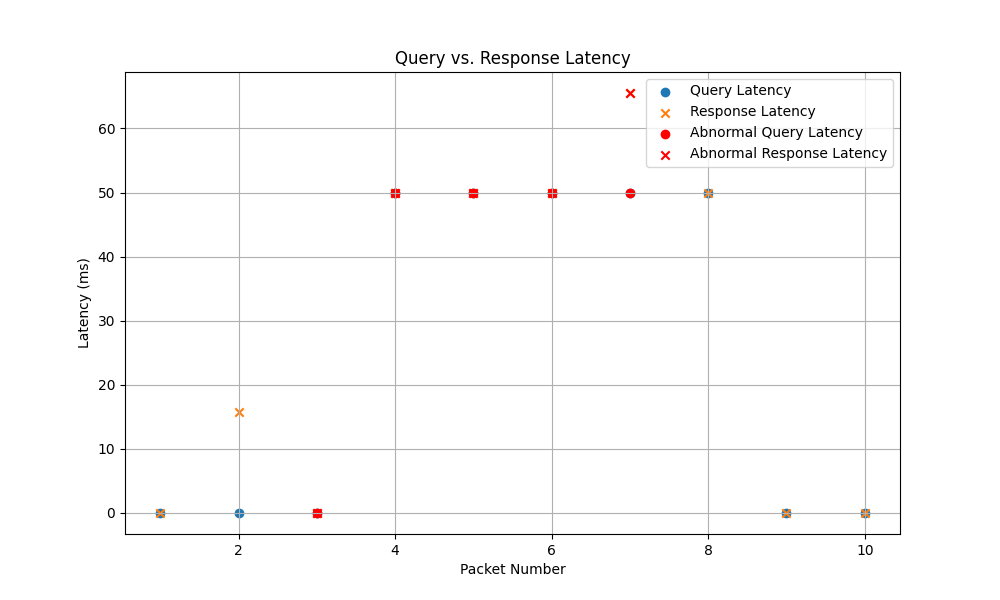

Recreate this plot in Python.
#Query vs. Response Latency

import matplotlib.pyplot as plt
from scapy.all import IP, TCP, send
import time

# Create lists to store latency data for queries and responses
query_latencies = []
response_latencies = []

# Function to send a query packet and measure latency
def send_query(destination_ip, destination_port, is_abnormal=False):
    start_time = time.time()
    query_packet = IP(dst=destination_ip) / TCP(dport=destination_port)
    response_packet = send(query_packet, verbose=False, return_packets=True)[0]
    end_time = time.time()
    latency = (end_time - start_time) * 1000  # Convert to milliseconds
    query_latencies.append(latency)
    response_latencies.append(0)  # Placeholder for response latency

    if is_abnormal:
        # Introduce spikes for abnormal traffic by adding a fixed value to latency
        query_latencies[-1] += 50

# Function to send a response packet and measure latency
def send_response(destination_ip, source_port, is_abnormal=False):
    start_time = time.time()
    response_packet = IP(dst=destination_ip) / TCP(sport=source_port)
    send(response_packet, verbose=False)
    end_time = time.time()
    latency = (end_time - start_time) * 1000  # Convert to milliseconds
    response_latencies[-1] = latency  # Update the last entry with response latency

    if is_abnormal:
        # Introduce spikes for abnormal traffic by adding a fixed value to latency
        response_latencies[-1] += 50

# Send a series of query-response packets and measure latencies, introducing spikes for abnormal traffic
for _ in range(10):
    send_query("192.168.1.2", 80, is_abnormal=(_ >= 3 and _ <= 7))  # Define abnormal traffic
    send_response("192.168.1.2", 80, is_abnormal=(_ >= 3 and _ <= 7))  # Define abnormal traffic

# Create a scatter plot for query and response latencies
plt.figure(figsize=(10, 6))
query_x = list(range(1, len(query_latencies) + 1))
plt.scatter(query_x, query_latencies, label='Query Latency', marker='o')
plt.scatter(query_x, response_latencies, label='Response Latency', marker='x')

# Highlight abnormal traffic in red
abnormal_x = [x for x in query_x if 3 <= x <= 7]
abnormal_query_latencies = [query_latencies[x - 1] for x in abnormal_x]
abnormal_response_latencies = [response_latencies[x - 1] for x in abnormal_x]
plt.scatter(abnormal_x, abnormal_query_latencies, c='red', label='Abnormal Query Latency', marker='o')
plt.scatter(abnormal_x, abnormal_response_latencies, c='red', label='Abnormal Response Latency', marker='x')

plt.xlabel('Packet Number')
plt.ylabel('Latency (ms)')
plt.title('Query vs. Response Latency')
plt.legend()
plt.grid(True)
plt.show()
